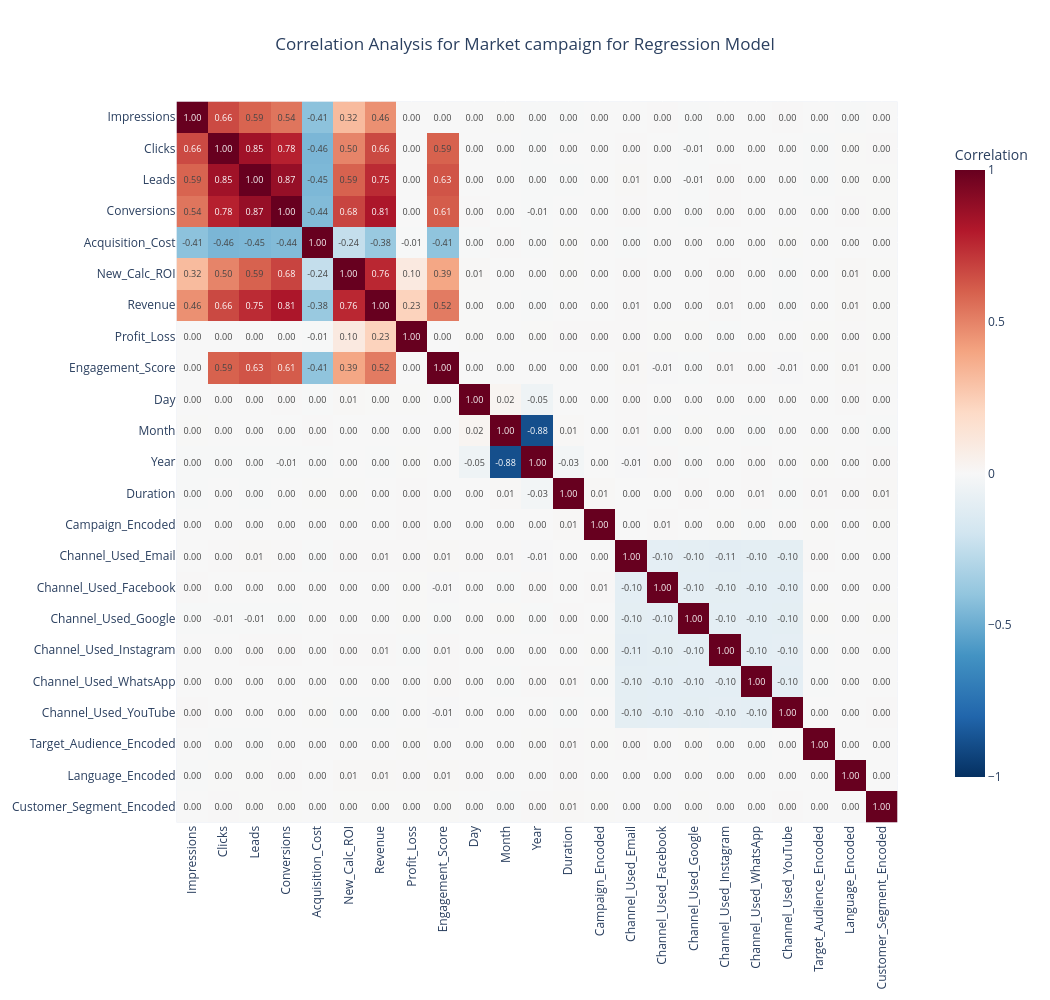

Notebook cell for this chart:
### Code cell
# Heatmap: using Plotly:
regression_correlation_heatmap_fig = px.imshow(regression_correlation_matrix, 
                                                 title='Correlation Analysis for Market campaign for Regression Model',
                                                 color_continuous_scale="RDBu_r",
                                                 color_continuous_midpoint=0,
                                                 labels = dict(color="Correlation",fontsize = 10, fontweight = 'bold'),
                                                 text_auto='.2f',
                                                 aspect="equal"                              
                                                  )
regression_correlation_heatmap_fig.update_layout(title_x = 0.50,
                                                   width=1050,
                                                   height=1000,
                                                   xaxis=dict(tickangle=-90),
                                                   coloraxis_colorbar=dict(
                                                   len=0.9,                      
                                                   yanchor="middle",             
                                                   y=0.5     )
                                                      )
regression_correlation_heatmap_fig.show()

### Figure 1 — Plotly figure (JSON) as saved in the notebook; plotly's stock layout.template omitted (floating-point values rounded to 4 significant figures; data arrays with more than 128 entries replaced by an {"elided": "..."} marker saying what was removed)
{"data": [{"coloraxis": "coloraxis", "hovertemplate": "x: %{x}<br>y: %{y}<br>Correlation: %{z}<extra></extra>", "name": "0", "texttemplate": "%{z:.2f}", "type": "heatmap", "x": ["Impressions", "Clicks", "Leads", "Conversions", "Acquisition_Cost", "New_Calc_ROI", "Revenue", "Profit_Loss", "Engagement_Score", "Day", "Month", "Year", "Duration", "Campaign_Encoded", "Channel_Used_Email", "Channel_Used_Facebook", "Channel_Used_Google", "Channel_Used_Instagram", "Channel_Used_WhatsApp", "Channel_Used_YouTube", "Target_Audience_Encoded", "Language_Encoded", "Customer_Segment_Encoded"], "xaxis": "x", "y": ["Impressions", "Clicks", "Leads", "Conversions", "Acquisition_Cost", "New_Calc_ROI", "Revenue", "Profit_Loss", "Engagement_Score", "Day", "Month", "Year", "Duration", "Campaign_Encoded", "Channel_Used_Email", "Channel_Used_Facebook", "Channel_Used_Google", "Channel_Used_Instagram", "Channel_Used_WhatsApp", "Channel_Used_YouTube", "Target_Audience_Encoded", "Language_Encoded", "Customer_Segment_Encoded"], "yaxis": "y", "z": {"elided": "23x23 float values"}}], "layout": {"coloraxis": {"cmid": 0, "colorbar": {"len": 0.9, "title": {"text": "Correlation"}, "y": 0.5, "yanchor": "middle"}, "colorscale": [[0, "rgb(5,48,97)"], [0.1, "rgb(33,102,172)"], [0.2, "rgb(67,147,195)"], [0.3, "rgb(146,197,222)"], [0.4, "rgb(209,229,240)"], [0.5, "rgb(247,247,247)"], [0.6, "rgb(253,219,199)"], [0.7, "rgb(244,165,130)"], [0.8, "rgb(214,96,77)"], [0.9, "rgb(178,24,43)"], [1, "rgb(103,0,31)"]]}, "height": 1000, "title": {"text": "Correlation Analysis for Market campaign for Regression Model", "x": 0.5}, "width": 1050, "xaxis": {"anchor": "y", "constrain": "domain", "domain": [0, 1], "scaleanchor": "y", "tickangle": -90}, "yaxis": {"anchor": "x", "autorange": "reversed", "constrain": "domain", "domain": [0, 1]}}}
